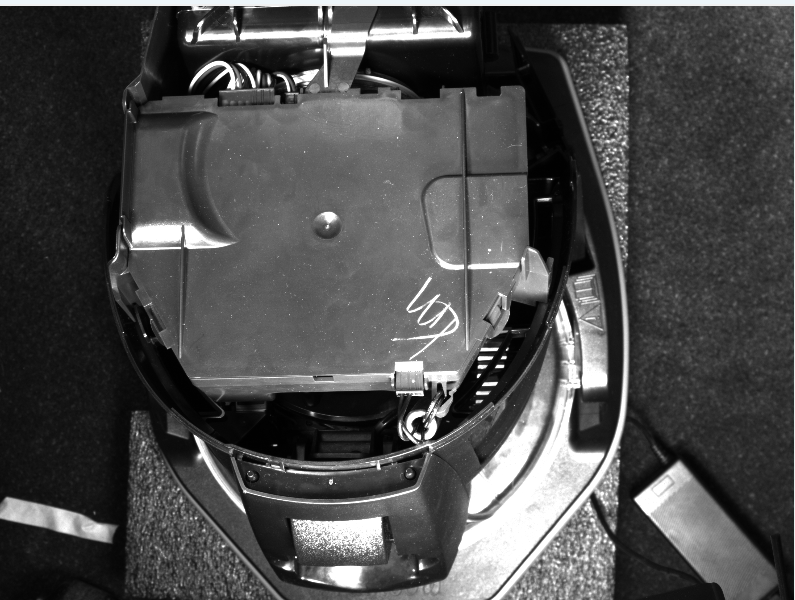
#> input picture connection/Pose1.png, 795 x 600 px, given in place of the camera
$ python gap_inspection_basler1.py
#> lines starting #> are read from the running program, lines starting #| are printed output that depends on the picture
import json
from dataclasses import dataclass, asdict
from pathlib import Path
from collections import deque
from typing import Optional, Tuple

import cv2
import numpy as np

try:
    from pypylon import pylon
except Exception as exc:
    raise SystemExit(
        "pypylon is required for Basler cameras.\n"
        "Install with: pip install pypylon\n"
        f"Import error: {exc}"
    )

# ==========================
# CONFIG FILE
# ==========================
ROI_CONFIG_PATH = Path("roi_config.json")

@dataclass
class ROIConfig:
    x: int = 1200
    y: int = 717
    w: int = 184
    h: int = 740

def load_roi() -> ROIConfig:
    if ROI_CONFIG_PATH.exists():
        try:
            data = json.loads(ROI_CONFIG_PATH.read_text())
            # Accept either {"x":..,"y":..,"w":..,"h":..} or legacy dicts with those keys
            return ROIConfig(
                x=int(data["x"]), y=int(data["y"]), w=int(data["w"]), h=int(data["h"])
            )
        except Exception:
            pass
    return ROIConfig()

def save_roi(cfg: ROIConfig) -> None:
    ROI_CONFIG_PATH.write_text(json.dumps(asdict(cfg), indent=2))

# ==========================
# INSPECTION TUNABLES
# ==========================
# Your decision rule:
GAP_GOOD_MAX_PX = 5  # PASS if gap < 5, FAIL if gap >= 5

# Vertical band inside ROI (fraction of ROI height) to ignore background above/below connector
BAND_Y0_FRAC = 0.45
BAND_Y1_FRAC = 0.85

# Search width to the right of housing edge for connector pixels
CONNECTOR_SEARCH_W = 80

# Preprocessing
CLAHE_CLIP = 2.0
CLAHE_TILE = (8, 8)
MORPH_KERNEL = 3  # small cleanup

# Stability (prevents bouncing)
HISTORY_N = 7
REQUIRED_TO_FLIP = 5  # require 5 of last 7 frames to flip state

# Display
ZOOM_SCALE = 3  # zoomed ROI window
FONT = cv2.FONT_HERSHEY_SIMPLEX

# ==========================
# BASLER CAMERA
# ==========================
def open_basler_camera() -> pylon.InstantCamera:
    factory = pylon.TlFactory.GetInstance()
    devices = factory.EnumerateDevices()
    if not devices:
        raise RuntimeError(
            "No Basler camera found by pypylon.\n"
            "Check: camera powered, USB3 cable, drivers installed, and no other app is using it."
        )

    cam = pylon.InstantCamera(factory.CreateDevice(devices[0]))
    cam.Open()

    # Try to make streaming stable (safe defaults)
    try:
        cam.PixelFormat.SetValue("Mono8")
    except Exception:
        pass

    try:
        cam.AcquisitionMode.SetValue("Continuous")
    except Exception:
        pass

    cam.StartGrabbing(pylon.GrabStrategy_LatestImageOnly)
    return cam

# [96 lines left out: functions grab_gray, measure_gap_px, not called in this run]

# ==========================
# UI / MAIN LOOP
# ==========================
def main():
    roi = load_roi()

    cam = open_basler_camera()

    history = deque(maxlen=HISTORY_N)
    stable = "PASS"  # start optimistic

    print("Controls: R = reset ROI (not implemented drag in this version), S = save ROI, ESC = quit")

    while True:
        gray = grab_gray(cam)
        if gray is None:
            continue

        # Measure
        hx, cx, gap, roi_gray, band_rect = measure_gap_px(gray, roi)

        # Decision
        if gap is None:
            instant = "FAIL"  # if we cannot measure reliably, treat as fail
        else:
            instant = "PASS" if gap < GAP_GOOD_MAX_PX else "FAIL"

        history.append(instant)

        # Hysteresis / stability
        if history.count("FAIL") >= REQUIRED_TO_FLIP:
            stable = "FAIL"
        elif history.count("PASS") >= REQUIRED_TO_FLIP:
            stable = "PASS"

        # Display frame (convert gray to BGR for colored overlays)
        frame_bgr = cv2.cvtColor(gray, cv2.COLOR_GRAY2BGR)

        # ROI rectangle
        cv2.rectangle(frame_bgr, (roi.x, roi.y), (roi.x+roi.w, roi.y+roi.h), (0, 255, 255), 2)

        # Band rectangle inside ROI
        bx, by, bw, bh = band_rect
        cv2.rectangle(frame_bgr,
                      (roi.x + bx, roi.y + by),
                      (roi.x + bx + bw, roi.y + by + bh),
                      (0, 255, 255), 1)

        # Housing edge line (blue)
        if hx is not None:
            xh = roi.x + hx
            cv2.line(frame_bgr, (xh, roi.y), (xh, roi.y + roi.h), (255, 0, 0), 1)

        # Connector edge line (red)
        if cx is not None:
            xc = roi.x + cx
            cv2.line(frame_bgr, (xc, roi.y), (xc, roi.y + roi.h), (0, 0, 255), 1)

        # Text
        color = (0, 255, 0) if stable == "PASS" else (0, 0, 255)
        cv2.putText(frame_bgr, stable, (30, 60), FONT, 2.2, color, 4)

        if gap is None:
            cv2.putText(frame_bgr, "Gap: N/A", (30, 110), FONT, 1.2, (255, 255, 255), 2)
        else:
            cv2.putText(frame_bgr, f"Gap: {gap}px", (30, 110), FONT, 1.2, (255, 255, 255), 2)
            cv2.putText(frame_bgr, f"Rule: PASS if < {GAP_GOOD_MAX_PX}px", (30, 150), FONT, 0.9, (200, 200, 200), 2)

        cv2.imshow("Gap Inspection (Basler)", frame_bgr)

        # Zoomed ROI window so you can actually see the important area
        roi_view = frame_bgr[roi.y:roi.y+roi.h, roi.x:roi.x+roi.w]
        roi_zoom = cv2.resize(roi_view, (roi_view.shape[1]*ZOOM_SCALE, roi_view.shape[0]*ZOOM_SCALE), interpolation=cv2.INTER_NEAREST)
        cv2.imshow("ROI Zoom", roi_zoom)

        key = cv2.waitKey(1) & 0xFF
        if key == 27:  # ESC
            break
        elif key == ord('s'):
            save_roi(roi)
            print("ROI saved:", asdict(roi))
        # (Optional) You can add ROI drag editing back in later.

    cam.StopGrabbing()
    cam.Close()
    cv2.destroyAllWindows()

if __name__ == "__main__":
    main()
#> (the call stopped at in open_basler_camera, `factory = pylon.TlFactory.GetInstance()`: pypylon is not available in this run)
cv2
import numpy as np

# =========================
# CONFIGURATION
# =========================
CAMERA_INDEX = 0        # USB camera index (Basler via pypylon not required here)
ROI_X = 420
ROI_Y = 180
ROI_W = 180
ROI_H = 260

DARK_THRESH = 60        # Pixel intensity considered "dark"
MIN_EDGE_STRENGTH = 12 # Edge strength to qualify as housing edge
GAP_LIMIT_PX = 5        # PASS < 5, FAIL >= 5

# =========================
# GAP MEASUREMENT LOGIC
# =========================
def measure_gap(gray_roi):
    edges = cv2.Canny(gray_roi, 60, 160)

    # Sum edges vertically → column strength
    col_strength = np.sum(edges > 0, axis=0)

    housing_x = None
    for x in range(len(col_strength)):
        if col_strength[x] > MIN_EDGE_STRENGTH:
            housing_x = x  # keep rightmost

    if housing_x is None or housing_x >= gray_roi.shape[1] - 2:
        return None, None

    # Scan right of housing edge
    scan = gray_roi[:, housing_x + 1:]
    mean_cols = np.mean(scan, axis=0)

    gap_px = 0
    for val in mean_cols:
        if val < DARK_THRESH:
            gap_px += 1
        else:
            break

    return gap_px, housing_x

# =========================
# MAIN
# =========================
def main():
    cap = cv2.VideoCapture(CAMERA_INDEX, cv2.CAP_DSHOW)
    if not cap.isOpened():
        raise RuntimeError("Camera not found")

    while True:
        ret, frame = cap.read()
#> frame is the input picture: shape (600, 795, 3); mean B, G, R 76.5, 76.5, 76.4
        if not ret:
            break

        gray = cv2.cvtColor(frame, cv2.COLOR_BGR2GRAY)

        roi = gray[ROI_Y:ROI_Y+ROI_H, ROI_X:ROI_X+ROI_W]
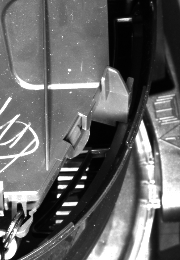
#> roi: shape (260, 180); min 1, max 255, mean 102
        gap_px, hx = measure_gap(roi)
#> in measure_gap, `edges = cv2.Canny(gray_roi, 60, 160)`:
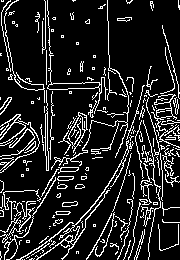
#> edges: shape (260, 180); 14.1% white in thin lines or dots
#> in measure_gap, `col_strength = np.sum(edges > 0, axis=0)`: col_strength = 180 values, max 102 at index 45, min 15 at index 40, mean 36.69

        status = "NO EDGE"
        color = (0, 255, 255)

        if gap_px is not None:
            if gap_px >= GAP_LIMIT_PX:
                status = "FAIL"
                color = (0, 0, 255)
            else:
                status = "PASS"
                color = (0, 255, 0)

        # =========================
        # OVERLAYS
        # =========================
        vis = frame.copy()

        # ROI
        cv2.rectangle(
            vis,
            (ROI_X, ROI_Y),
            (ROI_X + ROI_W, ROI_Y + ROI_H),
            (0, 255, 255),
            1
        )

        if hx is not None:
            # Housing edge (BLUE)
            cv2.line(
                vis,
                (ROI_X + hx, ROI_Y),
                (ROI_X + hx, ROI_Y + ROI_H),
                (255, 0, 0),
                1
            )

            # Gap region (RED)
            cv2.rectangle(
                vis,
                (ROI_X + hx + 1, ROI_Y),
                (ROI_X + hx + 1 + gap_px, ROI_Y + ROI_H),
                (0, 0, 255),
                2
            )

        # Text
        cv2.putText(
            vis,
            status,
            (20, 50),
            cv2.FONT_HERSHEY_SIMPLEX,
            1.4,
            color,
            3
        )
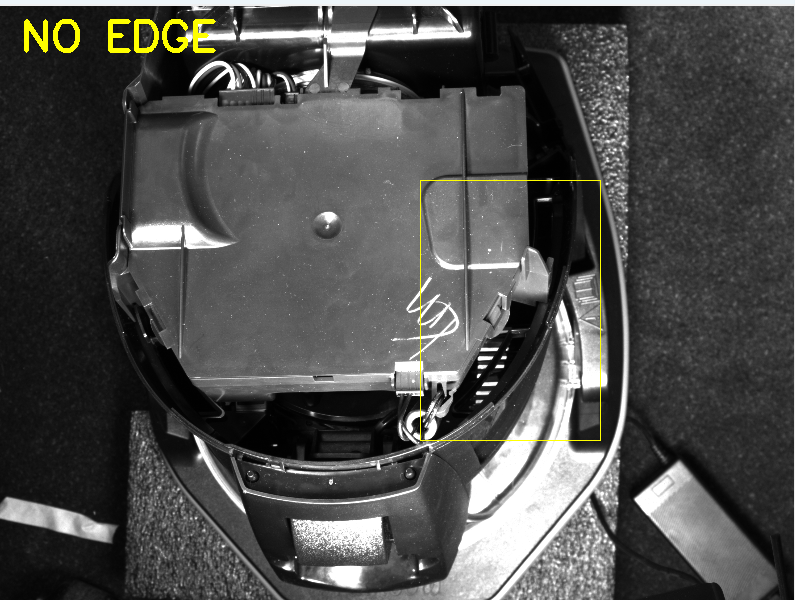
#> vis: shape (600, 795, 3); mean B, G, R 76.2, 77.9, 77.9

        if gap_px is not None:
            cv2.putText(
                vis,
                f"Gap: {gap_px}px",
                (20, 90),
                cv2.FONT_HERSHEY_SIMPLEX,
                0.9,
                color,
                2
            )

        cv2.imshow("Gap Inspection", vis)

        key = cv2.waitKey(1)
#> (key Esc is pressed here)
        if key == 27:  # ESC
            break

    cap.release()
    cv2.destroyAllWindows()

if __name__ == "__main__":
    main()

$ run again, on connection/Pose2.png
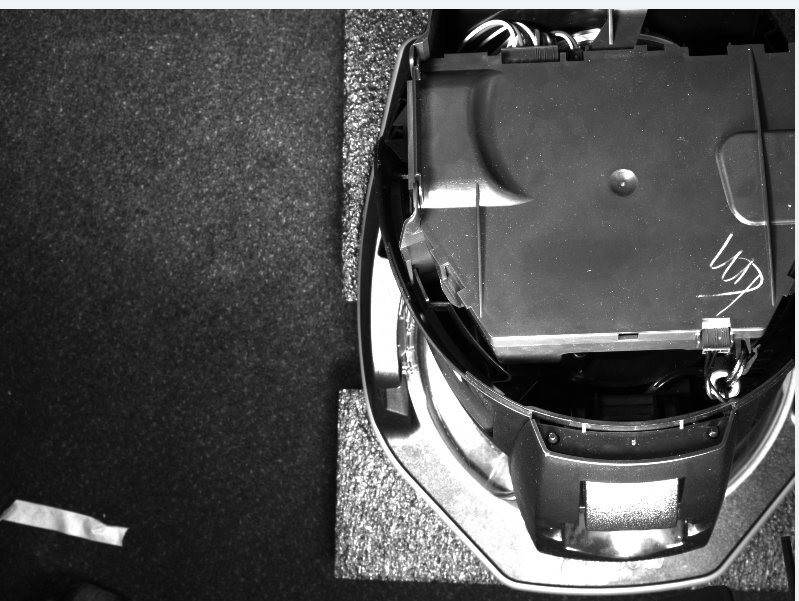
#> input picture connection/Pose2.png, 799 x 601 px, given in place of the camera
#> in main, frame is the input picture: shape (601, 799, 3); mean B, G, R 80.4, 80.3, 80.2
#> in measure_gap, `edges = cv2.Canny(gray_roi, 60, 160)`:
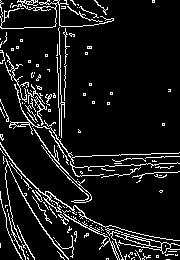
#> edges: shape (260, 180); 9.4% white in thin lines or dots
#> col_strength = 180 values, max 98 at index 59, min 7 at index 178, mean 24.54
#> mean_cols = [78.47, 78.34, 78.63, 78.5, 78.55, 78.91, 78.1, 77.75, 77.77]
#> the loop in measure_gap, `for val in mean_cols:` made 1 pass
#> val on pass 1: 78.47
#> after the loop in measure_gap, `for val in mean_cols:`: gap_px = 0
#> in main, `gap_px, hx = measure_gap(roi)`: hx = 170
#> in main, `cv2.putText( vis, f"Gap: {gap_px}px", (20, 90), cv2.FONT_HERSHEY_SIMPL..`:
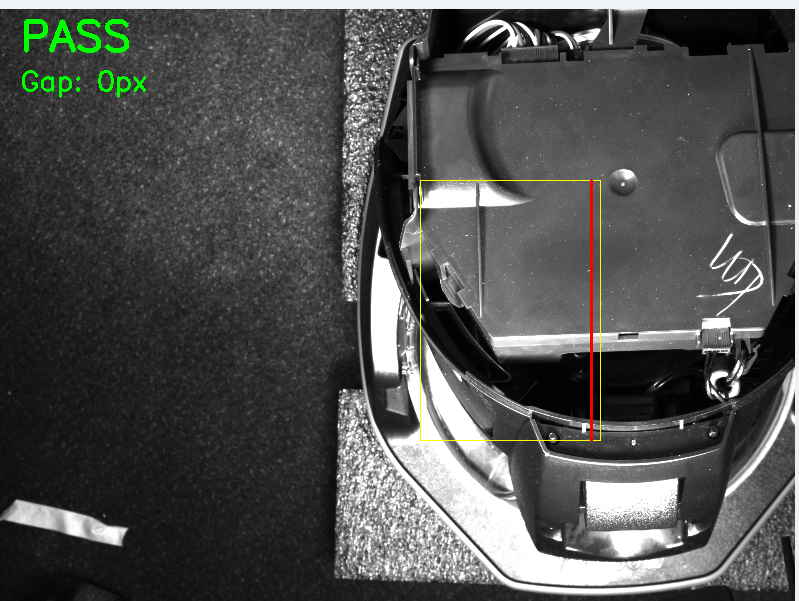
#> vis: shape (601, 799, 3); mean B, G, R 79.8, 81.4, 80.5

$ run again, on connection/Pose3.png
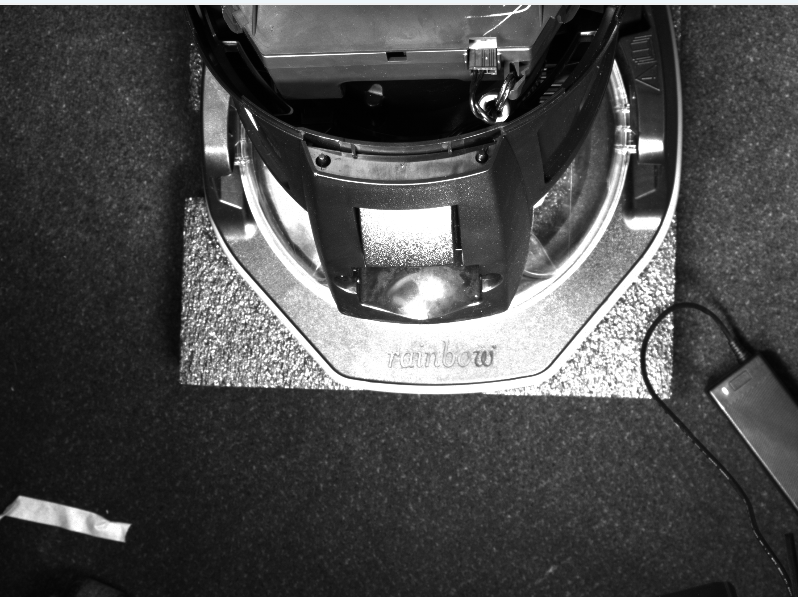
#> input picture connection/Pose3.png, 798 x 597 px, given in place of the camera
#> in main, frame is the input picture: shape (597, 798, 3); mean B, G, R 76.4, 76.4, 76.4
#> in measure_gap, `edges = cv2.Canny(gray_roi, 60, 160)`:
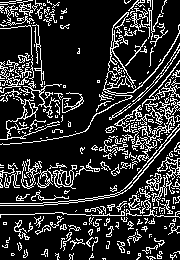
#> edges: shape (260, 180); 18.6% white in thin lines or dots
#> col_strength = 180 values, max 92 at index 150, min 11 at index 84, mean 48.28
#> in main, `cv2.putText( vis, status, (20, 50), cv2.FONT_HERSHEY_SIMPLEX, 1.4, col..`:
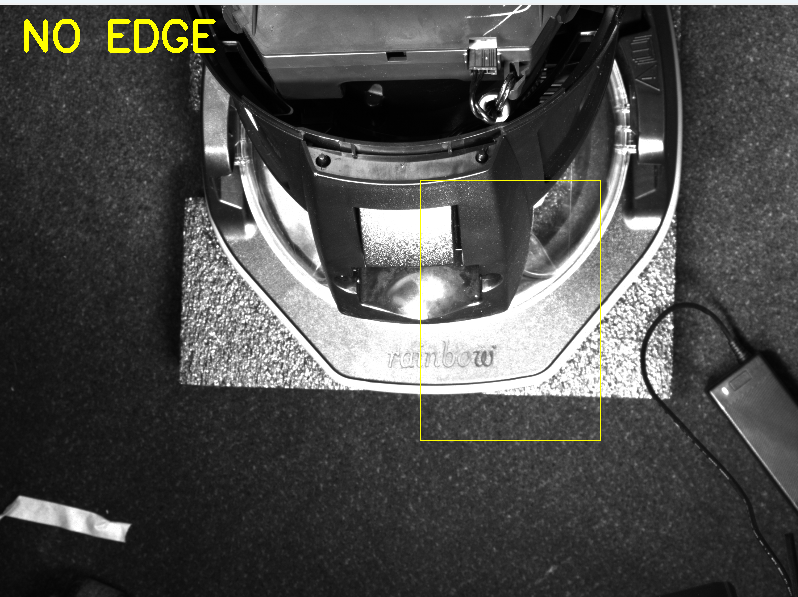
#> vis: shape (597, 798, 3); mean B, G, R 76, 77.7, 77.7

$ run again, on connection/Pose4.png
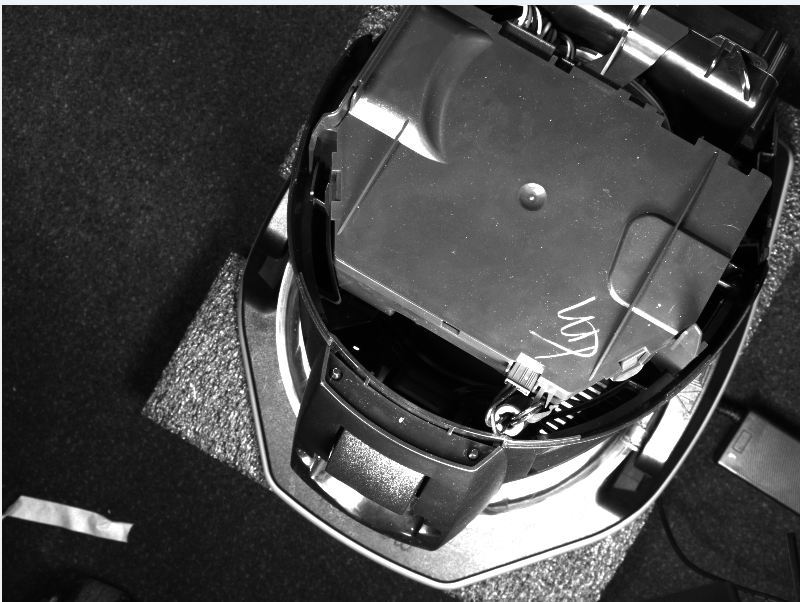
#> input picture connection/Pose4.png, 800 x 602 px, given in place of the camera
#> in main, frame is the input picture: shape (602, 800, 3); mean B, G, R 71.5, 71.5, 71.5
#> in measure_gap, `edges = cv2.Canny(gray_roi, 60, 160)`:
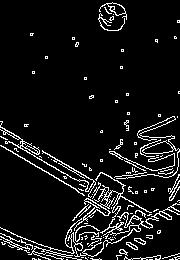
#> edges: shape (260, 180); 8.2% white in thin lines or dots
#> col_strength = 180 values, max 45 at index 120, min 8 at index 23, mean 21.2
#> in main, `cv2.putText( vis, status, (20, 50), cv2.FONT_HERSHEY_SIMPLEX, 1.4, col..`:
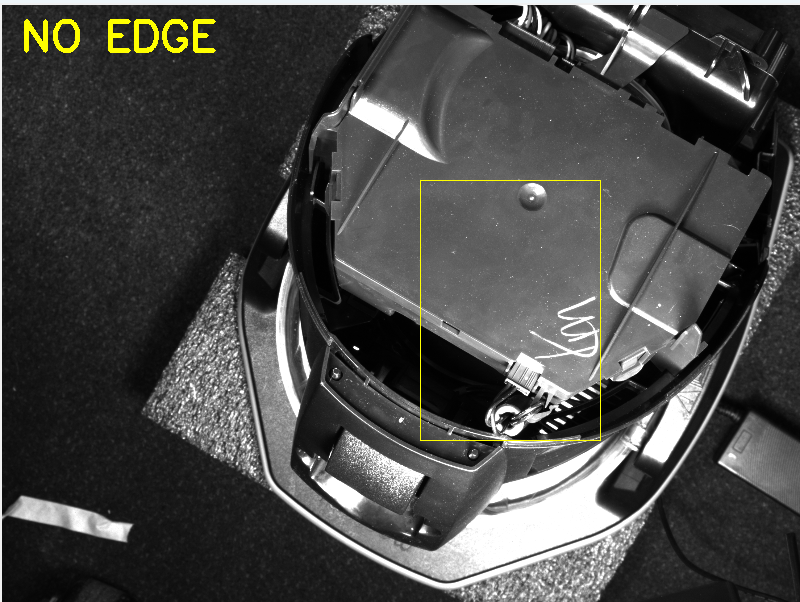
#> vis: shape (602, 800, 3); mean B, G, R 71.2, 72.9, 72.9
